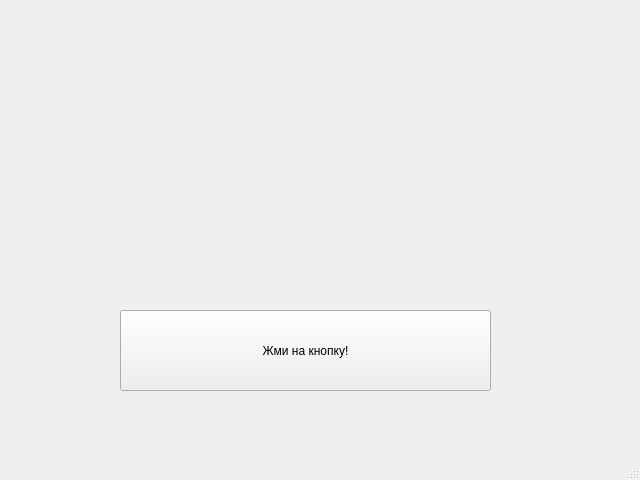
<?xml version="1.0" encoding="UTF-8"?>
<ui version="4.0">
 <class>MainWindow</class>
 <widget class="QMainWindow" name="MainWindow">
  <property name="geometry">
   <rect>
    <x>0</x>
    <y>0</y>
    <width>640</width>
    <height>480</height>
   </rect>
  </property>
  <property name="windowTitle">
   <string>MainWindow</string>
  </property>
  <widget class="QWidget" name="centralwidget">
   <widget class="QPushButton" name="pushButton">
    <property name="geometry">
     <rect>
      <x>120</x>
      <y>310</y>
      <width>371</width>
      <height>81</height>
     </rect>
    </property>
    <property name="text">
     <string>Жми на кнопку!</string>
    </property>
   </widget>
  </widget>
  <widget class="QMenuBar" name="menubar">
   <property name="geometry">
    <rect>
     <x>0</x>
     <y>0</y>
     <width>640</width>
     <height>21</height>
    </rect>
   </property>
  </widget>
  <widget class="QStatusBar" name="statusbar"/>
 </widget>
 <resources/>
 <connections/>
</ui>
